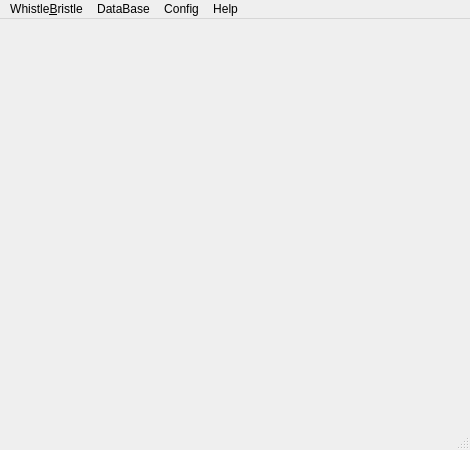
<?xml version="1.0" encoding="UTF-8"?>
<ui version="4.0">
 <class>MainWindow</class>
 <widget class="QMainWindow" name="MainWindow">
  <property name="geometry">
   <rect>
    <x>0</x>
    <y>0</y>
    <width>470</width>
    <height>450</height>
   </rect>
  </property>
  <property name="minimumSize">
   <size>
    <width>470</width>
    <height>450</height>
   </size>
  </property>
  <property name="windowTitle">
   <string>Whistle&amp;Bristle</string>
  </property>
  <widget class="QWidget" name="centralwidget">
   <widget class="QWidget" name="gridLayoutWidget">
    <property name="geometry">
     <rect>
      <x>19</x>
      <y>19</y>
      <width>431</width>
      <height>381</height>
     </rect>
    </property>
    <layout class="QGridLayout" name="gridLayout">
     <property name="sizeConstraint">
      <enum>QLayout::SetMaximumSize</enum>
     </property>
     <property name="leftMargin">
      <number>16</number>
     </property>
     <property name="topMargin">
      <number>16</number>
     </property>
     <property name="rightMargin">
      <number>16</number>
     </property>
     <property name="bottomMargin">
      <number>16</number>
     </property>
    </layout>
   </widget>
  </widget>
  <widget class="QMenuBar" name="menubar">
   <property name="geometry">
    <rect>
     <x>0</x>
     <y>0</y>
     <width>470</width>
     <height>30</height>
    </rect>
   </property>
   <widget class="QMenu" name="menuWhistle_Bristle">
    <property name="title">
     <string>Whistle&amp;Bristle</string>
    </property>
   </widget>
   <widget class="QMenu" name="menuDataBase">
    <property name="title">
     <string>DataBase</string>
    </property>
   </widget>
   <widget class="QMenu" name="menuConfig">
    <property name="title">
     <string>Config</string>
    </property>
   </widget>
   <widget class="QMenu" name="menuHelp">
    <property name="title">
     <string>Help</string>
    </property>
   </widget>
   <addaction name="menuWhistle_Bristle"/>
   <addaction name="menuDataBase"/>
   <addaction name="menuConfig"/>
   <addaction name="menuHelp"/>
  </widget>
  <widget class="QStatusBar" name="statusbar"/>
 </widget>
 <resources/>
 <connections/>
</ui>
